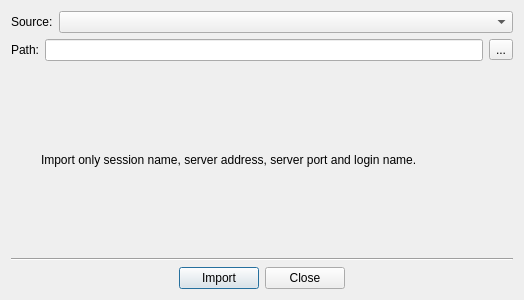
<?xml version="1.0" encoding="UTF-8"?>
<ui version="4.0">
 <class>QWoDBMigrateDialog</class>
 <widget class="QDialog" name="QWoDBMigrateDialog">
  <property name="geometry">
   <rect>
    <x>0</x>
    <y>0</y>
    <width>524</width>
    <height>300</height>
   </rect>
  </property>
  <property name="windowTitle">
   <string>Dialog</string>
  </property>
  <layout class="QVBoxLayout" name="verticalLayout">
   <item>
    <layout class="QHBoxLayout" name="horizontalLayout">
     <item>
      <widget class="QLabel" name="label">
       <property name="text">
        <string>Source:</string>
       </property>
      </widget>
     </item>
     <item>
      <widget class="QComboBox" name="type">
       <property name="sizePolicy">
        <sizepolicy hsizetype="MinimumExpanding" vsizetype="Fixed">
         <horstretch>0</horstretch>
         <verstretch>0</verstretch>
        </sizepolicy>
       </property>
      </widget>
     </item>
    </layout>
   </item>
   <item>
    <layout class="QHBoxLayout" name="horizontalLayout_2">
     <item>
      <widget class="QLabel" name="label_2">
       <property name="text">
        <string>Path:</string>
       </property>
      </widget>
     </item>
     <item>
      <widget class="QLineEdit" name="dbPath"/>
     </item>
     <item>
      <widget class="QToolButton" name="btnBrowser">
       <property name="text">
        <string>...</string>
       </property>
       <property name="icon">
        <iconset>
         <normaloff>../private/skins/black/dirs.png</normaloff>../private/skins/black/dirs.png</iconset>
       </property>
      </widget>
     </item>
    </layout>
   </item>
   <item>
    <layout class="QHBoxLayout" name="horizontalLayout_4">
     <item>
      <widget class="QLabel" name="label_4">
       <property name="maximumSize">
        <size>
         <width>24</width>
         <height>24</height>
        </size>
       </property>
       <property name="text">
        <string/>
       </property>
       <property name="pixmap">
        <pixmap>../private/skins/black/tips.png</pixmap>
       </property>
       <property name="scaledContents">
        <bool>true</bool>
       </property>
      </widget>
     </item>
     <item>
      <widget class="QLabel" name="label_3">
       <property name="text">
        <string>Import only session name, server address, server port and login name.</string>
       </property>
      </widget>
     </item>
    </layout>
   </item>
   <item>
    <widget class="Line" name="line_2">
     <property name="orientation">
      <enum>Qt::Horizontal</enum>
     </property>
    </widget>
   </item>
   <item>
    <layout class="QHBoxLayout" name="horizontalLayout_3">
     <item>
      <spacer name="horizontalSpacer">
       <property name="orientation">
        <enum>Qt::Horizontal</enum>
       </property>
       <property name="sizeHint" stdset="0">
        <size>
         <width>40</width>
         <height>20</height>
        </size>
       </property>
      </spacer>
     </item>
     <item>
      <widget class="QPushButton" name="btnImport">
       <property name="text">
        <string>Import</string>
       </property>
      </widget>
     </item>
     <item>
      <widget class="QPushButton" name="btnClose">
       <property name="text">
        <string>Close</string>
       </property>
      </widget>
     </item>
     <item>
      <spacer name="horizontalSpacer_2">
       <property name="orientation">
        <enum>Qt::Horizontal</enum>
       </property>
       <property name="sizeHint" stdset="0">
        <size>
         <width>40</width>
         <height>20</height>
        </size>
       </property>
      </spacer>
     </item>
    </layout>
   </item>
  </layout>
 </widget>
 <resources/>
 <connections/>
</ui>
